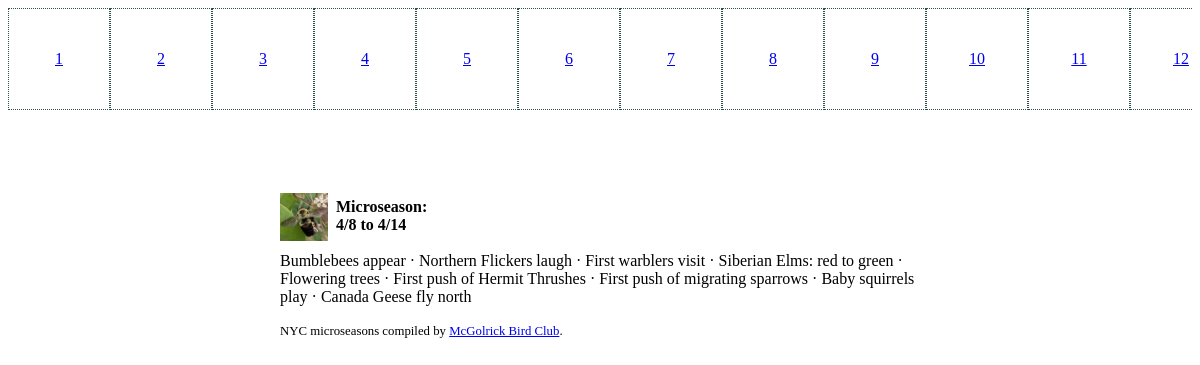
The page /1 on the database its author committed.
### tables this page shows
CREATE TABLE "microseasons"(
"start_date" TEXT, "end_date" TEXT, "description" TEXT);

### app.py (the view)
@app.route('/<int:id>')
def season(id=1):
    conn = get_db_connection()
    microseasons = conn.execute('SELECT rowid FROM microseasons').fetchall()
    if id==0:
        s=get_season_from_date(dt.today())
    else:
        s=get_season_from_id(id)
    season=Season(s['rowid'],s['start_date'],s['end_date'],s['description'])
    conn.close()
    image="./static/assets/img_"+str(season.id)+".jpg"
    return render_template('index.html',seasons=microseasons,season=season,image=image)

### app.py (called while the page is built)
def get_season_from_id(id):
    conn = get_db_connection()
    season = conn.execute('SELECT rowid, * FROM microseasons WHERE rowid = ?',
                        (id,)).fetchone()
    conn.close()
    if season is None:
        abort(404)
    return season

def get_db_connection():
    conn = sqlite3.connect('nyc_microseasons.db')
    conn.row_factory = sqlite3.Row
    return conn

### templates/index.html (shortened to what this page needs)
<head>
    <link rel="stylesheet" href="{{ url_for('static', filename= 'style.css') }}">
  </head>
  <body>
    <div class="navbar">
      {% for s in seasons %}
      <div class="nav-item">
      <a href="/{{s['rowid']}}">
          <p>{{ s['rowid'] }}</p>
      </a>
    </div>
  {% endfor %}
    </div>
    <div class="container">
      <div class="icon">
        <img src="{{image}}">
      </div>
      <div class="date">Microseason: <br> {{season.start_date}} to {{season.end_date}}</div></strong>
      <br>
      <div class="content">
       {{season.description}}
      </div>
      <br>
      <div id="attribution">NYC microseasons compiled by <a href="https://mcgolrickbirdclub.substack.com">McGolrick Bird Club</a>.
        </div>
     </div>
  </body>

### static/style.css (style rules this page uses)
.navbar { overflow: auto; display:flex; justify-content:flex-start; position: sticky; top: 0; left: 0; }
.nav-item { margin: 0; display:flex; justify-content:center; align-items:center; position: relative; min-width: 100px; height:100px; text-align:center; border: 0.5px DarkSlateGrey dotted; }
.container { font-family: 'Trebuchet MS',serif; padding: 2em; padding-top: 1.5em; max-width: 40em; margin: auto auto; margin-top: 5%; margin-bottom: 5%; background-repeat: no-repeat; background-size: cover; }
.icon { float:left; margin-right:0.5em; margin-bottom:0.5em; display:flex; justify-content:center; align-items:center; text-align:center; position: relative; width:3em; height:3em; }
.icon img { position: absolute; width: 100%; height: 100%; object-fit:cover; }
.date { margin-top:0.3em; font-weight:bold; }
#attribution { font-size: 0.8em; font-family:'Trebuchet MS',serif; }

### rows shown on the page
microseasons: rowid "1", description "Bumblebees appear · Northern Flickers laugh · First warblers visit · Siberian Elms: red to green · Flowering trees · First push of Hermit Thrushes · First push of migrating sparrows · Baby squirrels play · Canada Geese fly north"
microseasons: rowid "2"
microseasons: rowid "3"
microseasons: rowid "4"
microseasons: rowid "5"
microseasons: rowid "6"
microseasons: rowid "7"
microseasons: rowid "8"
microseasons: rowid "9"
microseasons: rowid "10"
microseasons: rowid "11"
microseasons: rowid "12"

### other values the page prints
{{ season.start_date }} "4/8"
{{ season.end_date }} "4/14"
